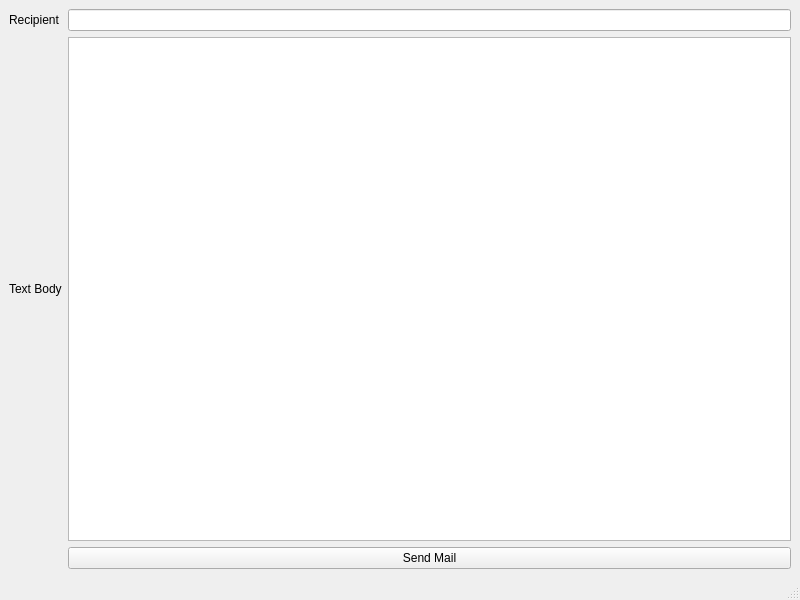
<?xml version="1.0" encoding="UTF-8"?>
<ui version="4.0">
 <class>MainWindow</class>
 <widget class="QMainWindow" name="MainWindow">
  <property name="geometry">
   <rect>
    <x>0</x>
    <y>0</y>
    <width>800</width>
    <height>600</height>
   </rect>
  </property>
  <property name="windowTitle">
   <string>MainWindow</string>
  </property>
  <widget class="QWidget" name="centralwidget">
   <layout class="QGridLayout" name="gridLayout">
    <item row="0" column="1">
     <widget class="QLineEdit" name="lineEdit"/>
    </item>
    <item row="0" column="0">
     <widget class="QLabel" name="label">
      <property name="text">
       <string>Recipient</string>
      </property>
     </widget>
    </item>
    <item row="1" column="0">
     <widget class="QLabel" name="label_2">
      <property name="text">
       <string>Text Body</string>
      </property>
     </widget>
    </item>
    <item row="1" column="1">
     <widget class="QTextEdit" name="textEdit">
      <property name="styleSheet">
       <string notr="true">height:100px</string>
      </property>
      <property name="tabStopDistance">
       <double>69.000000000000000</double>
      </property>
     </widget>
    </item>
    <item row="2" column="1">
     <widget class="QPushButton" name="emailButton">
      <property name="text">
       <string>Send Mail</string>
      </property>
     </widget>
    </item>
   </layout>
  </widget>
  <widget class="QMenuBar" name="menubar">
   <property name="geometry">
    <rect>
     <x>0</x>
     <y>0</y>
     <width>800</width>
     <height>22</height>
    </rect>
   </property>
  </widget>
  <widget class="QStatusBar" name="statusbar"/>
 </widget>
 <resources/>
 <connections/>
</ui>
